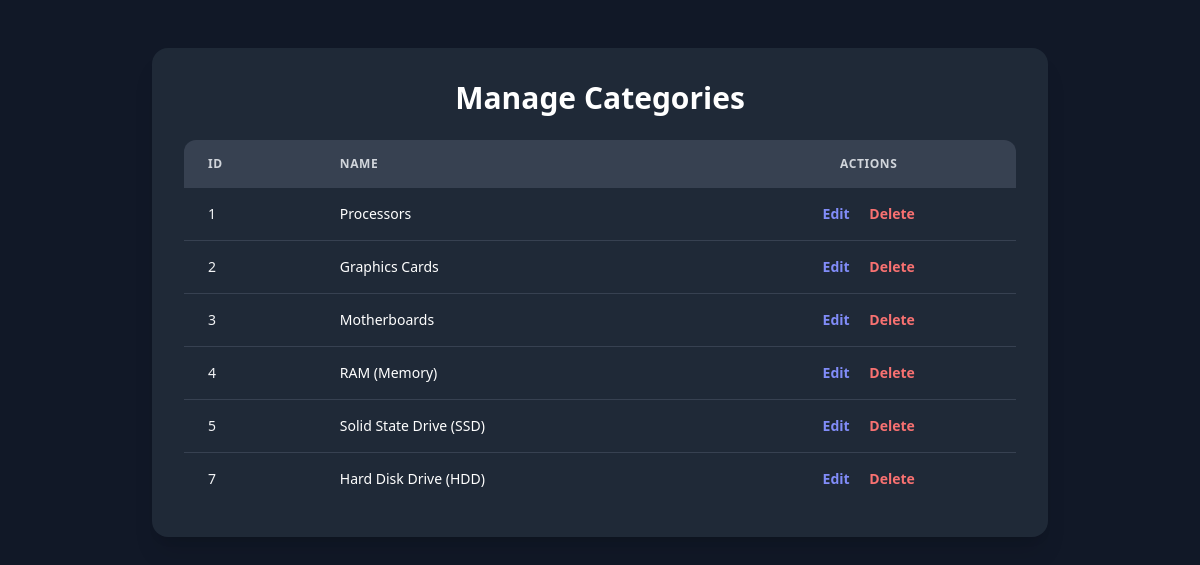
Page /inventory/categories/view/ (signed in) on the committed database.
### inventory/models.py (models this page shows, shortened)
class Category(models.Model):
    name = models.CharField(max_length=100)
    image = models.ImageField(upload_to='category_images/', blank=True, null=True)

### inventory/views.py (the view)
# urls.py: path('categories/view/', views.view_categories, name='view_categories'),
@staff_member_required
def view_categories(request):
    categories = Category.objects.all()
    return render(request, 'inventory/view_categories.html', {'categories': categories})

### inventory/templates/inventory/view_categories.html
{% extends 'base.html' %}
{% block content %}
<div class="min-h-screen bg-gray-900 py-12 px-6 text-white">
  <div class="max-w-4xl mx-auto bg-gray-800 rounded-2xl shadow-xl p-8">
    <h2 class="text-3xl font-bold mb-6 text-center">Manage Categories</h2>
    <div class="overflow-x-auto rounded-xl">
      <table class="min-w-full text-sm text-left table-auto">
        <thead class="bg-gray-700 text-gray-300 uppercase text-xs tracking-wider">
          <tr>
            <th class="px-6 py-4">ID</th>
            <th class="px-6 py-4">Name</th>
            <th class="px-6 py-4 text-center">Actions</th>
          </tr>
        </thead>
        <tbody class="divide-y divide-gray-700">
          {% for category in categories %}
          <tr class="hover:bg-gray-700 transition-colors duration-200">
            <td class="px-6 py-4 font-medium text-gray-100">{{ category.id }}</td>
            <td class="px-6 py-4">{{ category.name }}</td>
            <td class="px-6 py-4 text-center space-x-4">
              <a href="{% url 'edit_category' category.id %}" class="text-indigo-400 hover:text-indigo-300 font-semibold">Edit</a>
              <a href="{% url 'delete_category' category.id %}"
                 onclick="return confirm('Delete this category?');"
                 class="text-red-400 hover:text-red-300 font-semibold">Delete</a>
            </td>
          </tr>
          {% empty %}
          <tr>
            <td colspan="3" class="text-center py-6 text-gray-500">No categories found.</td>
          </tr>
          {% endfor %}
        </tbody>
      </table>
    </div>
  </div>
</div>
{% endblock %}

### rows in the picture
Category: id "1", name "Processors"
Category: id "2", name "Graphics Cards"
Category: id "3", name "Motherboards"
Category: id "4", name "RAM (Memory)"
Category: id "5", name "Solid State Drive (SSD)"
Category: id "7", name "Hard Disk Drive (HDD)"
